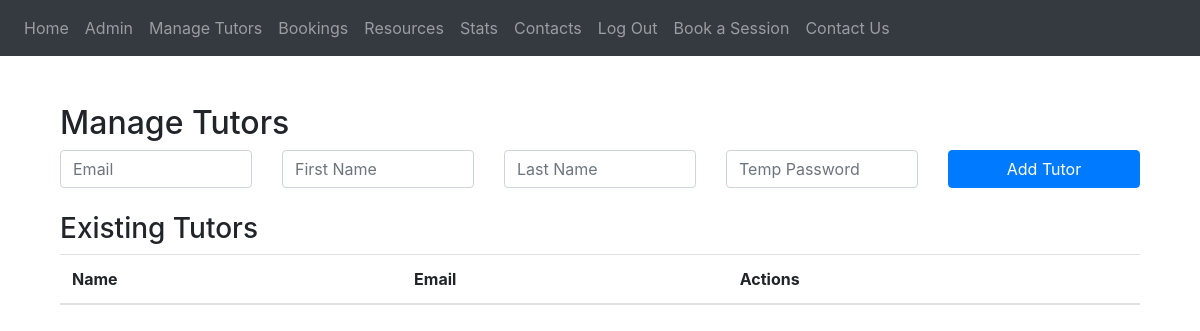
/admin/tutors (signed in), run on an earlier commit of the app's database.
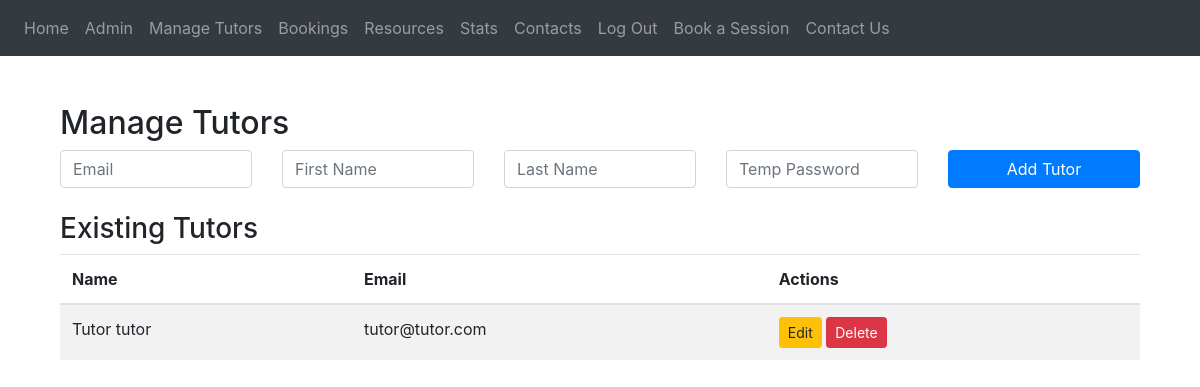
And on a later commit of the database.
### Website/models.py (models this page shows, shortened)
class User(db.Model, UserMixin):
    user_id = db.Column(db.Integer, primary_key=True)
    email = db.Column(db.String(100), unique=True, nullable=False)
    password = db.Column(db.String(150), nullable=False)
    first_name = db.Column(db.String(100))
    last_name = db.Column(db.String(100))
    role = db.Column(db.String(15), nullable=False, default='student')
    bookings_as_student = db.relationship(
        'Bookings',
        foreign_keys='Bookings.student_id',
        backref='student'
    )
    bookings_as_tutor = db.relationship(
        'Bookings',
        foreign_keys='Bookings.tutor_id',
        backref='tutor'
    )

### Website/root.py (the view)
@views.route('/admin/tutors')
@login_required
@role_required('admin')
def manage_tutors():
    tutors = User.query.filter_by(role='tutor').all()
    return render_template('admin/tutors.html', tutors=tutors)

### Website/__init__.py (called while the page is built)
def create_app():
    app = Flask(__name__)
    app.config['SECRET_KEY'] = 'PETR2140'
    app.config['SQLALCHEMY_DATABASE_URI'] = f'sqlite:///{DB_NAME}'
    app.config['UPLOAD_FOLDER'] = 'website/static/resources'
    db.init_app(app)
    from .root import views
    from .auth import auth
    app.register_blueprint(views, url_prefix='/')
    app.register_blueprint(auth, url_prefix='/')
    from .models import User, Bookings, Resources
    with app.app_context():
        db.create_all()
    login_manager = LoginManager()
    login_manager.login_view = 'auth.login'
    login_manager.init_app(app)
    @login_manager.user_loader
    def load_user(id):
        return User.query.get(int(id))
    return app

### Website/templates/admin/tutors.html
{% extends "base.html" %}{% block title %}Tutors{% endblock %}
{% block content %}
<div class="container mt-5">
    <h2>Manage Tutors</h2>
    <form method="POST" action="{{ url_for('views.add_tutor') }}" class="mb-4">
        <div class="row g-2">
            <div class="col">
                <input type="email" name="email" placeholder="Email" class="form-control" required>
            </div>
            <div class="col">
                <input type="text" name="first_name" placeholder="First Name" class="form-control" required>
            </div>
            <div class="col">
                <input type="text" name="last_name" placeholder="Last Name" class="form-control" required>
            </div>
            <div class="col">
                <input type="password" name="password" placeholder="Temp Password" class="form-control" required>
            </div>
            <div class="col">
                <button class="btn btn-primary w-100">Add Tutor</button>
            </div>
        </div>
    </form>
    <h3>Existing Tutors</h3>
    <table class="table table-striped">
        <thead>
            <tr>
                <th>Name</th>
                <th>Email</th>
                <th>Actions</th>
            </tr>
        </thead>
        <tbody>
            {% for tutor in tutors %}
            <tr>
                <td>{{ tutor.first_name }} {{ tutor.last_name }}</td>
                <td>{{ tutor.email }}</td>
                <td>
                    <a href="{{ url_for('views.edit_tutor', user_id=tutor.user_id) }}"
                       class="btn btn-warning btn-sm">
                        Edit
                    </a>
                    <a href="{{ url_for('views.delete_tutor', user_id=tutor.user_id) }}" class="btn btn-danger btn-sm"
                       onclick="return confirm('Are you sure you want to delete this tutor?');">
                       Delete
                    </a>
                </td>
            </tr>
            {% endfor %}
        </tbody>
    </table>
</div>
{% endblock %}

### Website/templates/base.html (shortened to what this page needs)
<!DOCTYPE html>
<html>
<head>
    <link rel="stylesheet" href="https://stackpath.bootstrapcdn.com/bootstrap/4.4.1/css/bootstrap.min.css"/>
    <link rel="stylesheet" href="https://stackpath.bootstrapcdn.com/font-awesome/4.7.0/css/font-awesome.min.css"/>
</head>
<body>
<nav class="navbar navbar-expand-lg navbar-dark bg-dark">
    <div class="collapse navbar-collapse" id="navbar">
        <div class="navbar-nav">
            {% if current_user.is_authenticated %}
                <a class="nav-item nav-link" href="{{ url_for('views.home') }}">Home</a>
                {% if current_user.role == 'admin' %}
                    <a class="nav-item nav-link" href="{{ url_for('views.admin_home') }}">Admin</a>
                    <a class="nav-item nav-link" href="{{ url_for('views.manage_tutors') }}">Manage Tutors</a>
                    <a class="nav-item nav-link" href="{{ url_for('views.manage_bookings') }}">Bookings</a>
                    <a class="nav-item nav-link" href="{{ url_for('views.manage_resources') }}">Resources</a>
                    <a class="nav-item nav-link" href="{{ url_for('views.site_stats') }}">Stats</a>
                    <a class="nav-item nav-link" href="{{ url_for('views.contacts') }}">Contacts</a>
                {% elif current_user.role == 'tutor' %}
                    <a class="nav-item nav-link" href="{{ url_for('views.tutor_home') }}">Tutor Dashboard</a>
                {% endif %}
                <a class="nav-item nav-link" href="{{ url_for('auth.logout') }}">Log Out</a>
                <a class="nav-item nav-link" href="{{ url_for('views.booking') }}">Book a Session</a>
                <a class="nav-item nav-link" href="{{ url_for('views.contact') }}">Contact Us</a>
            {% else %}
                <a class="nav-item nav-link" href="{{ url_for('auth.login') }}">Login</a>
                <a class="nav-item nav-link" href="{{ url_for('auth.sign_up') }}">Sign Up</a>
            {% endif %}
        </div>
    </div>
</nav>
<div class="container mt-4">
    {% block content %}{% endblock %}
</div>
</body>
</html>

What changed in the data, as far as the page shows it:
added User: first_name "Tutor", last_name "tutor", email "tutor@tutor.com"
